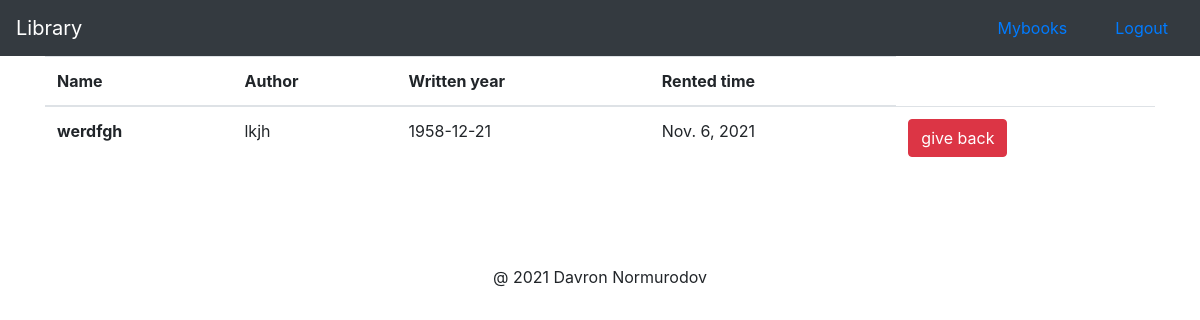
Page /mybooks/ (signed in) on the committed database.
### books/models.py (models this page shows, shortened)
class Products(models.Model):
    name = models.CharField(max_length=200)
    author = models.CharField(max_length=200)
    writtentime = models.CharField(max_length=200)
    rentedtime = models.DateField(auto_now=True)
    image = models.CharField(max_length=300)
    rented = models.BooleanField(default=False)
    user = models.ManyToManyField(CustomUser)
    count = models.IntegerField(default=0)

### books/views.py (the view)
# urls.py: path('mybooks/', mybooks, name='mybooks'),
def mybooks(request):
    product_objects = Products.objects.filter(user=request.user)
    return render(request, 'books/rentedbooks.html', {'product_objects': product_objects})

### books/templates/books/rentedbooks.html (shortened to what this page needs)
{% extends 'books/base.html' %}
{% block content %}
<div class="container">
    <div class="row">
        <div class="col-md">
            <table class="table">
                <thead>
                  <tr>
                    <th scope="col">Name</th>
                    <th scope="col">Author</th>
                    <th scope="col">Written year</th>
                    <th scope="col">Rented time</th>
                  </tr>
                </thead>
                <tbody>
                    {% for product in product_objects %}
                        <tr>
                            <th>{{ product.name }}</th>
                            <td>{{ product.author }}</td>
                            <td>{{ product.writtentime }}</td>
                            <td>{{ product.rentedtime }}</td>
                            <td>
                                <form action="{% url 'back' product.id  %}" method="POST">
                                    <button class="btn btn-danger" type="submit">give back</button>
                                </form>
                            </td>
                        </tr>
                    {% endfor %}
                </tbody>
              </table>
        </div>
    </div>
</div>
{% endblock %}

### rows in the picture
Products: name "werdfgh", author "lkjh", writtentime "1958-12-21", rentedtime "Nov. 6, 2021"
